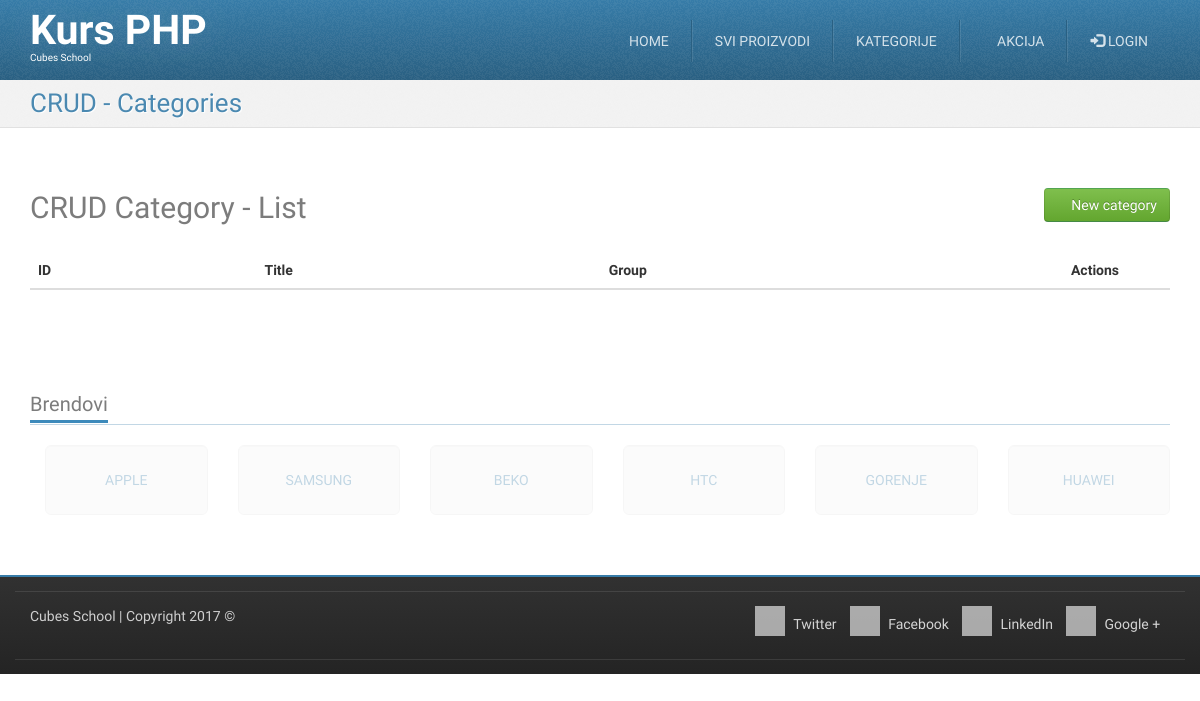
The page /crud-category-list.php on the database as committed earlier.
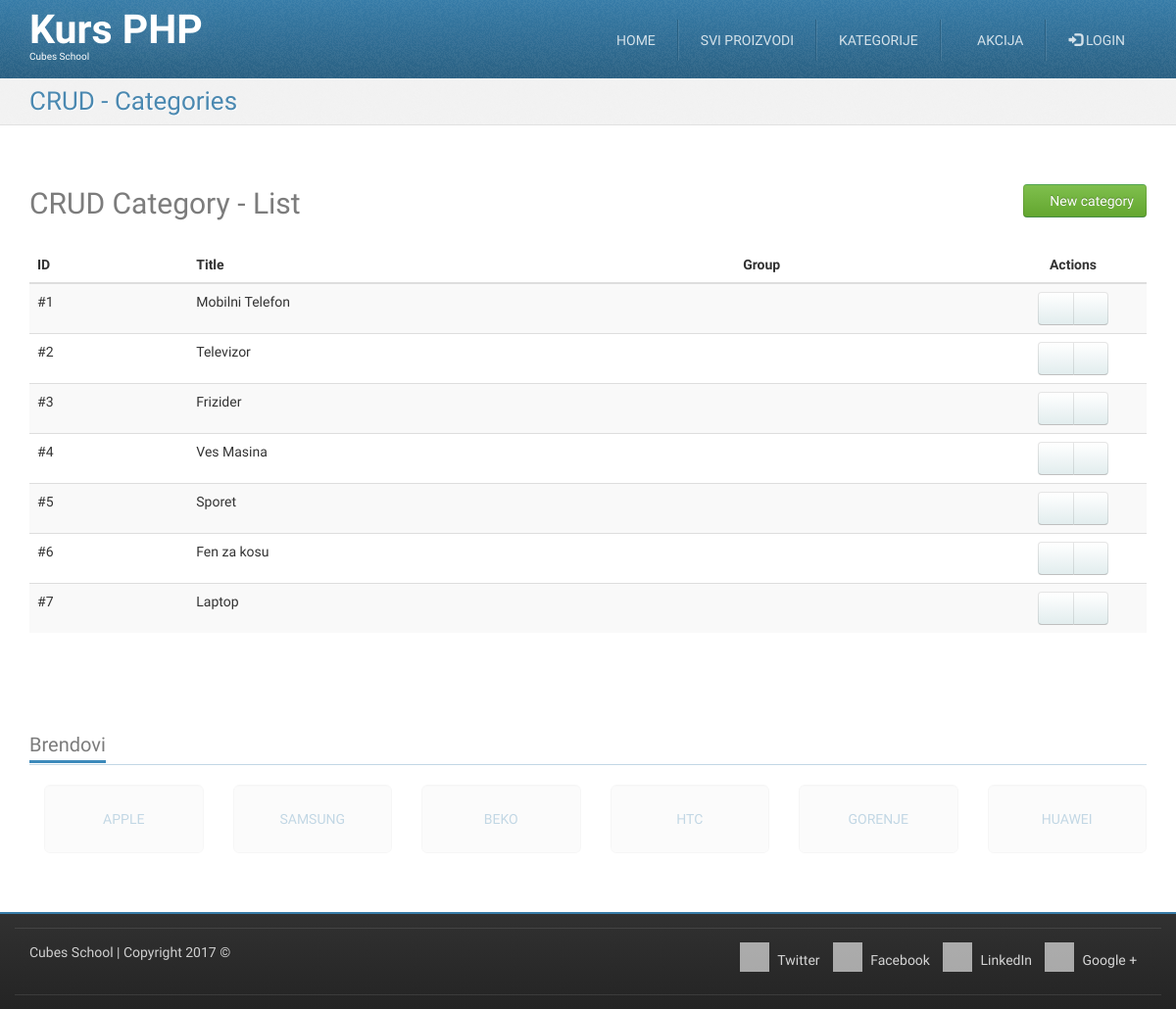
The same page on the database as committed later.
### tables this page shows
CREATE TABLE `categories` (
  `id` int(11) NOT NULL,
  `title` char(20) NOT NULL,
  `description` longtext NOT NULL
);

### crud-category-list.php (called while the page is built, shortened)
<?php
require_once __DIR__ . '/models/m_categories.php';
$categories = categoriesFetchAll();
require_once __DIR__ . '/views/layout/header.php';
require_once __DIR__ . '/views/templates/t_crud-category-list.php';
require_once __DIR__ . '/views/layout/footer.php';

### models/m_categories.php (called while the page is built, shortened)
<?php
require_once __DIR__ . '/m_database.php';
function categoriesFetchAll() {
	$query = "SELECT `categories`.*, `groups`.`title` AS group_title "
			. "FROM `categories` "
			. "LEFT JOIN `groups` ON `categories`.`group_id` = `groups`.`id`";
	return dbFetchAll($query);
}

### models/m_database.php (called while the page is built, shortened)
<?php
function dbGetLink() {
	static $link;
	if (!isset($link)) {
		$link = mysqli_connect('127.0.0.1', 'cubes', 'cubes', 'cubesphp');
	}
	return $link;
}
function dbQuery($query) {
	$link = dbGetLink();
	$result = mysqli_query($link, $query);
	return $result;
}
function dbFetchAll($query) {
	$result = dbQuery($query);
	return mysqli_fetch_all($result, MYSQLI_ASSOC);
}

### views/templates/t_crud-category-list.php (the view, shortened to what this page needs)
<div id="highlighted">
	<div class="container">
		<div class="header">
			<h2 class="page-title">
				<span>CRUD - Categories</span>
			</h2>
		</div>
	</div>
</div>
<div id="content">
	<div class="container portfolio">
		<div class="row">
			<div class="col-md-12">
				<h2>
					CRUD Category - List
					<a href="/crud-category-insert.php" class="pull-right btn btn-success">
						<i class="fa fa-plus-circle"></i>
						New category
					</a>
				</h2>
			</div>
		</div>
		<div class="row">
			<div class="col-md-12">
				<table class="table table-striped table-hover">
					<thead>
						<tr>
							<th>ID</th>
							<th>Title</th>
							<th>Group</th>
							<th class="actions text-center">Actions</th>
						</tr>
					</thead>
					<tbody>
						<?php foreach ($categories as $category) {?>
						<tr>
							<td>
								#<?php echo htmlspecialchars($category['id']);?>
							</td>
							<td>
								<?php echo htmlspecialchars($category['title']);?>
							</td>
							<td>
							</td>
							<td class="text-center">
								<div class="btn-group">
									<a href="/crud-category-edit.php?id=<?php echo htmlspecialchars($category['id']);?>" class="btn btn-default"><i class="fa fa-pencil"></i></a>
									<a href="/crud-category-delete.php?id=<?php echo htmlspecialchars($category['id']);?>" class="btn btn-default"><i class="fa fa-trash"></i></a>
								</div>
							</td>
						</tr>
						<?php }?>
					</tbody>
				</table>
			</div>
		</div>
	</div>
</div>

Rows that differ between the two databases and show on the page:
added categories: id "1", title "Mobilni Telefon"
added categories: id "2", title "Televizor"
added categories: id "3", title "Frizider"
added categories: id "4", title "Ves Masina"
added categories: id "5", title "Sporet"
added categories: id "6", title "Fen za kosu"
added categories: id "7", title "Laptop"
